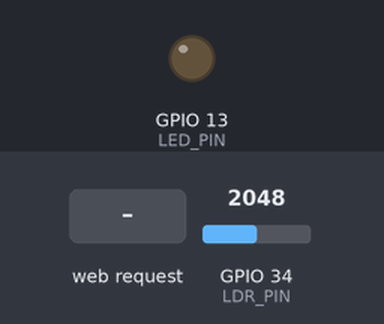
The sketch below on a simulated ESP32. Parts: output pins drawn as LEDs (lit = HIGH). The inputs (shaded band) are chosen by the test bench; at power-on: GPIO 34 (LDR_PIN) = 2048. WiFi joins after 1.5 s; servers stay silent unless stated; what the sketch prints to the serial monitor is not drawn.

Above: at 2.7 s.
2.8 s: GPIO 34 (LDR_PIN) set to 1964
At 4.7 s:
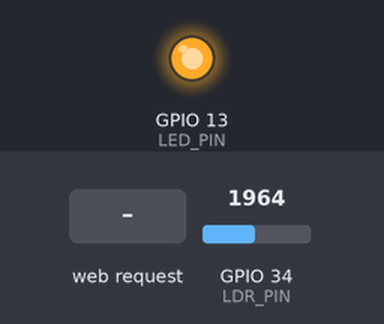
5.0 s: HTTP request GET /setThreshold?value=1 received
At 6.3 s:
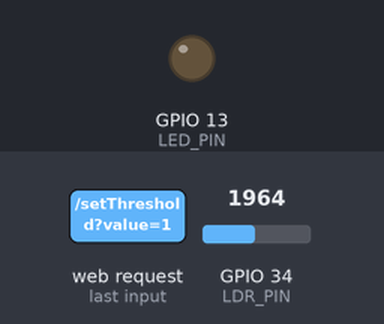
7.0 s: GPIO 34 (LDR_PIN) set to 0
At 7.8 s:
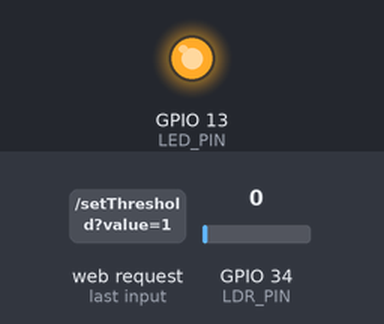
9.0 s: GPIO 34 (LDR_PIN) set to 491
At 10.6 s:
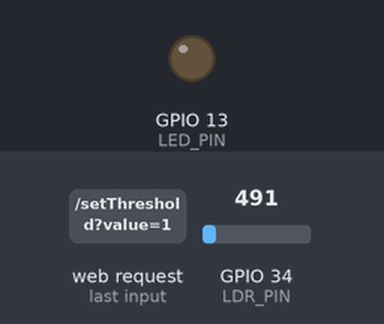
Timing chart, 0 to 12.0 s (numbered marks = the images above; inputs shaded):
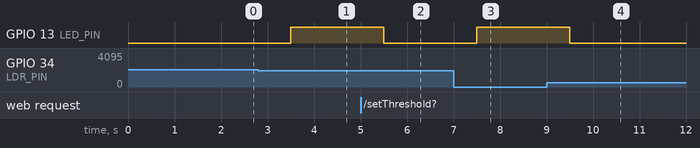

Measured:
- the behaviour switches between 2000 and 1999 on GPIO 34 (LDR_PIN) (found by bisection; images 0 and 1)
- after the input at 2.8 s, GPIO 13 (LED_PIN): LOW → HIGH after 0.70 s
- after the input at 5.0 s, GPIO 13 (LED_PIN): HIGH → LOW after 0.50 s
- after the input at 7.0 s, GPIO 13 (LED_PIN): LOW → HIGH after 0.50 s
- after the input at 9.0 s, GPIO 13 (LED_PIN): HIGH → LOW after 0.50 s

The sketch:

Task7_LDR_Sensor_Street_Light_local_Webpage.ino
```cpp
#include <WiFi.h>
#include <AsyncTCP.h>
#include <ESPAsyncWebServer.h>

#define LDR_PIN 34
#define LED_PIN 13

const char *ssid = "Prateek";
const char *password = "justdoelectronics@#12345";

AsyncWebServer server(80);
AsyncEventSource events("/events");
int threshold = 2000;

const char index_html[] PROGMEM = R"rawliteral(
<!DOCTYPE HTML>
<html>
<head>
  <meta name='viewport' content='width=device-width, initial-scale=1'>
  <title>ESP32 LDR Street Light</title>
  <style>
    body { font-family: Arial, sans-serif; text-align: center; margin: 0; background-color: #f4f4f4; }
    .container { display: flex; justify-content: center; align-items: center; height: 100vh; }
    .card {
      background: white; padding: 20px; border-radius: 10px; box-shadow: 0 4px 8px rgba(0, 0, 0, 0.2);
      width: 300px; text-align: center;
    }
    .data { font-size: 24px; font-weight: bold; color: #333; }
    h1 { font-size: 22px; color: #444; }
  </style>
</head>
<body>
  <div class='container'>
    <div class='card'>
      <h1>ESP32 LDR Street Light</h1>
      <p>Light Intensity: <span id='ldr_value' class='data'>--</span></p>
      <p>Street Light: <span id='led_status' class='data'>--</span></p>
      <p>Threshold: <input type='number' id='threshold' value='2000' onchange='updateThreshold()'></p>
    </div>
  </div>
  <script>
    if (!!window.EventSource) {
      var source = new EventSource('/events');
      source.addEventListener('sensorData', function(e) {
        let data = JSON.parse(e.data);
        document.getElementById('ldr_value').innerText = data.ldr_value;
        document.getElementById('led_status').innerText = data.led_status;
      }, false);
    }
    function updateThreshold() {
      let newThreshold = document.getElementById('threshold').value;
      fetch('/setThreshold?value=' + newThreshold);
    }
  </script>
</body>
</html>
)rawliteral";

void setup() {
  Serial.begin(115200);
  pinMode(LED_PIN, OUTPUT);
  WiFi.begin(ssid, password);
  while (WiFi.status() != WL_CONNECTED) {
    delay(500);
    Serial.print(".");
  }
  Serial.println("\nConnected to WiFi");
  Serial.print("IP Address: ");
  Serial.println(WiFi.localIP());

  server.on("/", HTTP_GET, [](AsyncWebServerRequest *request) {
    request->send_P(200, "text/html", index_html);
  });

  server.on("/setThreshold", HTTP_GET, [](AsyncWebServerRequest *request) {
    if (request->hasParam("value")) {
      threshold = request->getParam("value")->value().toInt();
      Serial.print("New Threshold: ");
      Serial.println(threshold);
    }
    request->send(200, "text/plain", "Threshold updated");
  });

  server.addHandler(&events);
  server.begin();
  Serial.println("HTTP server started");
}

void loop() {
  int ldr_value = analogRead(LDR_PIN);
  String led_status;

  if (ldr_value < threshold) {
    digitalWrite(LED_PIN, HIGH);
    led_status = "ON";
  } else {
    digitalWrite(LED_PIN, LOW);
    led_status = "OFF";
  }

  char data[100];
  snprintf(data, sizeof(data), "{\"ldr_value\": %d, \"led_status\": \"%s\"}", ldr_value, led_status.c_str());
  events.send(data, "sensorData", millis());
  delay(2000);
}
```
